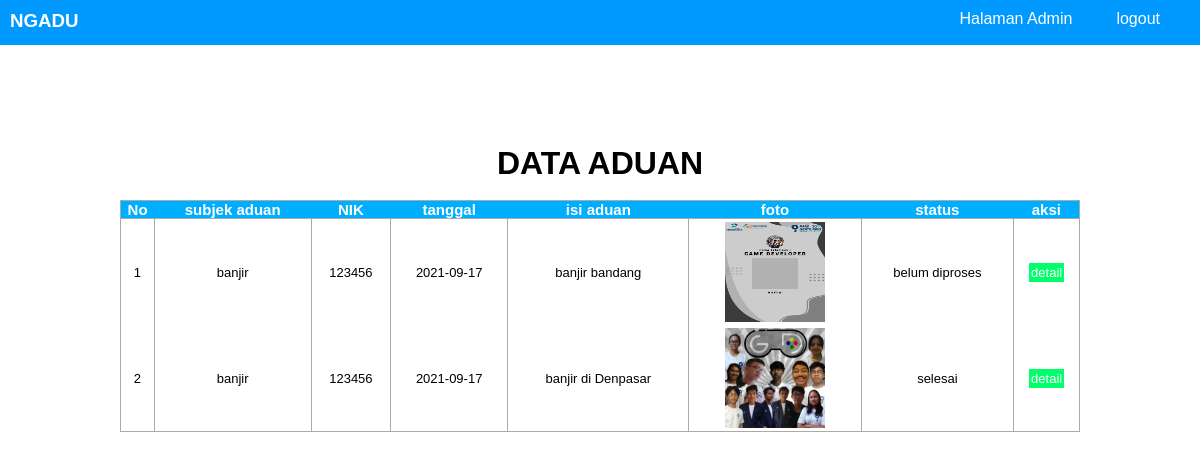
Screenshot of /public/Admin/dataaduan (signed in) with the database file from the repository.
### tables this page shows
CREATE TABLE `pengaduan` (
  `id_pengaduan` int(11) NOT NULL,
  `tgl_pengaduan` date NOT NULL,
  `nik` char(16) NOT NULL,
  `subjek` varchar(250) NOT NULL,
  `isi_laporan` text NOT NULL,
  `foto` varchar(255) NOT NULL,
  `status` enum('0','proses','selesai') NOT NULL
);

### App/Core/Controller.php (called while the page is built, shortened)
<?php
class Controller{
    public function view($view,$data = []){
        require_once '../App/View/'.$view.'.php';
    }
    public function model($model){
        return new $model;
    }
}
?>

### App/Controller/Admin.php (called while the page is built, shortened)
<?php
class Admin extends Controller{
    public function dataaduan(){
        $data['pengaduan'] = $this->model("Pengaduan_model")->ambilpengaduan();
        $this->view('Admin/Aduan',$data);
    }
}
?>

### App/Core/App.php (called while the page is built, shortened)
<?php
Class App{
    protected $method = 'index';
    protected $param = [];
    public function __construct(){
        $url = $this->parseurl();
        if(file_exists('../App/Controller/'.$url[0].'.php')){
            unset($url[0]);
        }
        $this->controller = new $this->controller;
        if(isset($url[1])){
            if(method_exists($this->controller,$url[1])){
                $this->method = $url[1];
            }
        }
        call_user_func_array([$this->controller,$this->method],$this->param);
    }
    public function parseurl(){
        if(isset($_GET['url'])){
            $url = rtrim($_GET['url'],'/');
            $url = filter_var($url,FILTER_SANITIZE_URL);
            $url = explode('/',$url);
            return $url;
        }
    }
}
?>

### Public/index.php (called while the page is built, shortened)
<?php
$App = new App;
?>

### App/Core/Database.php (called while the page is built, shortened)
<?php
class Database {
    private $host = DB_HOST;
    private $name = DB_NAME;
    private $user = DB_USER;
    private $pass = DB_PASS;
    private $db;
    private $stmt;
    public function __construct(){
        $dsn = "mysql:host=".$this->host.";dbname=".$this->name;
        $options = [
            PDO::ATTR_PERSISTENT => true,
            PDO::ATTR_ERRMODE => PDO::ERRMODE_EXCEPTION
        ];
        try{
            $this->db = new PDO($dsn, $this->user, $this->pass, $options);
        }
        catch(PDOException $e){
            die($e->getMessage());
        }
    }
    public function query($query){
        $this->db->beginTransaction();
        $this->stmt = $this->db->prepare($query);
        try{
            $this->db->commit();
        }
        catch(PDOException $e){
            $this->db->rollback();
            die($e->getMessage());
        }
    }
    public function execute(){
        $this->stmt->execute();
    }
    public function ResultSet(){
        $this->execute();
        return $this->stmt->fetchALL(PDO::FETCH_ASSOC);
    }
}
?>

### App/Model/Pengaduan_model.php (called while the page is built, shortened)
<?php
class Pengaduan_model{
    private $db;
    public function __construct(){
        $this->db = new Database;
    }
    public function ambilpengaduan(){
        $this->db->query("call `ambil_pengaduan`()");
        return $this->db->ResultSet();
    }
    }
?>

### App/View/Admin/Aduan.php (the view, shortened to what this page needs)
<html lang="en">
<head>
    <link rel="stylesheet" href="<?=BASEURL;?>/Asset/css/indexTanggapan.css">
</head>
<body>
<div class="header">
    <h3>NGADU</h3>
    <nav>
        <ul>
            <li><a href="<?=BASEURL.'/Admin'?>">Halaman Admin</a></li>
            <li><a href="<?=BASEURL.'/Petugas/logout/'?>">logout</a></li>
        </ul>
    </nav>
</div>
<div class="latar">
<center><h1>DATA ADUAN</h1></center>
<br>
<table class="paleBlueRows">
<thead>
        <tr>
            <th>No</th>
            <th>subjek aduan</th>
            <th>NIK</th>
            <th>tanggal</th>
            <th>isi aduan</th>
            <th>foto</th>
            <th>status</th>
            <th>aksi</th>
        </tr>
</thead>
<tbody>
<?php $x=0; foreach($data['pengaduan'] as $pd) :?>
        <tr>
            <td><?= ++$x?></td>
            <td><?= $pd['subjek']?></td>
            <td><?= $pd['nik']?></td>
            <td><?= $pd['tgl_pengaduan']?></td>
            <td><?= $pd['isi_laporan']?></td>
            <td><img style = "width:100px; height:100px" src="<?=BASEURL.'/Asset/image/'.$pd['foto']; ?>"></td>
            <?php if($pd['status'] == '0') {?>
            <td>belum diproses</td>
            <?php }else {?>
            <td><?= $pd['status']?></td>
            <?php }?>
            <td><a class="btn-detail" href="<?=BASEURL;?>/Admin/detailAduan/<?= $pd['id_pengaduan']?>">detail</a></td>
        </tr>
        <?php endforeach;?>
</tbody>
</table>
</div>
</body>
</html>

### Public/Asset/css/indexTanggapan.css (style rules this page uses)
* { padding: 0; margin: 0; }
.header { background-color: rgb(0, 153, 255); padding-top: 10px; padding-left: 10px; padding-bottom: 5px; height: 30px; }
h3 { color: white; float: left; font-family: Verdana, Geneva, Tahoma, sans-serif; }
nav ul { float: right; }
nav li { display: inline; }
nav li a { color: white; margin-right: 40px; text-decoration: none; font-family: Verdana, Geneva, Tahoma, sans-serif; }
.latar { margin-top: 100px; height: 100vh; }
.latar h1 { font-family: Verdana, Geneva, Tahoma, sans-serif; }
table.paleBlueRows { font-family: Arial, Helvetica, sans-serif; margin: auto; width: 80%; text-align: center; border-collapse: collapse; }
table.paleBlueRows td { border-right: 1px solid #AAAAAA; border-left: 1px solid #AAAAAA; padding: 3px 2px; }
table.paleBlueRows { border-bottom: 1px solid #AAAAAA; border-right: 1px solid #AAAAAA; border-left: 1px solid #AAAAAA; border-top: 1px solid #AAAAAA; }
table.paleBlueRows tbody td { font-size: 13px; }
table.paleBlueRows thead { background: #00aeff; border-bottom: 1px solid #AAAAAA; }
table.paleBlueRows thead th { font-size: 15px; font-weight: bold; color: #FFFFFF; text-align: center; }
table .btn-detail { background-color: #00ff6a; text-decoration: none; color: white; padding: 2px; }

### rows the page displays
pengaduan: subjek "banjir", nik "123456", tgl_pengaduan "2021-09-17", isi_laporan "banjir bandang", foto (picture), status "belum diproses"
pengaduan: subjek "banjir", nik "123456", tgl_pengaduan "2021-09-17", isi_laporan "banjir di Denpasar", foto (picture), status "selesai"
